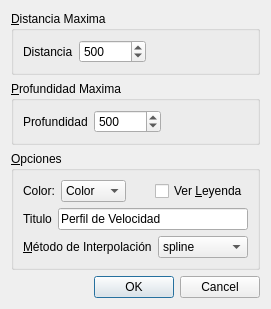
<ui version="4.0" >
 <class>ModelDialog</class>
 <widget class="QWidget" name="ModelDialog" >
  <property name="enabled" >
   <bool>true</bool>
  </property>
  <property name="geometry" >
   <rect>
    <x>0</x>
    <y>0</y>
    <width>271</width>
    <height>279</height>
   </rect>
  </property>
  <property name="windowTitle" >
   <string>Modelo de Velocidad</string>
  </property>
  <layout class="QVBoxLayout" name="verticalLayout" >
   <item>
    <widget class="QGroupBox" name="groupBox_2" >
     <property name="title" >
      <string>&amp;Distancia Maxima</string>
     </property>
     <layout class="QGridLayout" name="gridLayout_3" >
      <item row="0" column="0" >
       <widget class="QLabel" name="label_4" >
        <property name="text" >
         <string>Distancia</string>
        </property>
        <property name="buddy" >
         <cstring>zsSpinBox</cstring>
        </property>
       </widget>
      </item>
      <item row="0" column="1" >
       <widget class="QSpinBox" name="sbDistance" >
        <property name="minimum" >
         <number>10</number>
        </property>
        <property name="maximum" >
         <number>9999999</number>
        </property>
        <property name="singleStep" >
         <number>1</number>
        </property>
        <property name="value" >
         <number>500</number>
        </property>
       </widget>
      </item>
      <item row="0" column="2" >
       <spacer name="horizontalSpacer" >
        <property name="orientation" >
         <enum>Qt::Horizontal</enum>
        </property>
        <property name="sizeHint" stdset="0" >
         <size>
          <width>40</width>
          <height>20</height>
         </size>
        </property>
       </spacer>
      </item>
     </layout>
    </widget>
   </item>
   <item>
    <widget class="QGroupBox" name="groupBox_4" >
     <property name="title" >
      <string>&amp;Profundidad Maxima</string>
     </property>
     <layout class="QGridLayout" name="gridLayout_2" >
      <item row="0" column="0" >
       <widget class="QLabel" name="label_6" >
        <property name="text" >
         <string>Profundidad</string>
        </property>
        <property name="buddy" >
         <cstring>zsSpinBox</cstring>
        </property>
       </widget>
      </item>
      <item row="0" column="1" >
       <widget class="QSpinBox" name="sbDepth" >
        <property name="minimum" >
         <number>10</number>
        </property>
        <property name="maximum" >
         <number>9999999</number>
        </property>
        <property name="singleStep" >
         <number>1</number>
        </property>
        <property name="value" >
         <number>500</number>
        </property>
       </widget>
      </item>
      <item row="0" column="2" >
       <spacer name="horizontalSpacer_2" >
        <property name="orientation" >
         <enum>Qt::Horizontal</enum>
        </property>
        <property name="sizeHint" stdset="0" >
         <size>
          <width>40</width>
          <height>20</height>
         </size>
        </property>
       </spacer>
      </item>
     </layout>
    </widget>
   </item>
   <item>
    <widget class="QGroupBox" name="groupBox_3" >
     <property name="title" >
      <string>&amp;Opciones</string>
     </property>
     <layout class="QGridLayout" name="gridLayout" >
      <item row="0" column="0" >
       <layout class="QHBoxLayout" name="horizontalLayout_4" >
        <item>
         <widget class="QLabel" name="label_8" >
          <property name="text" >
           <string>Color:</string>
          </property>
         </widget>
        </item>
        <item>
         <widget class="QComboBox" name="cbColor" >
          <item>
           <property name="text" >
            <string>Color</string>
           </property>
          </item>
          <item>
           <property name="text" >
            <string>Grises</string>
           </property>
          </item>
         </widget>
        </item>
        <item>
         <spacer name="horizontalSpacer_6" >
          <property name="orientation" >
           <enum>Qt::Horizontal</enum>
          </property>
          <property name="sizeHint" stdset="0" >
           <size>
            <width>40</width>
            <height>20</height>
           </size>
          </property>
         </spacer>
        </item>
        <item>
         <widget class="QCheckBox" name="chkLeyenda" >
          <property name="text" >
           <string>Ver &amp;Leyenda</string>
          </property>
         </widget>
        </item>
       </layout>
      </item>
      <item row="1" column="0" >
       <layout class="QHBoxLayout" name="horizontalLayout_5" >
        <item>
         <widget class="QLabel" name="label_9" >
          <property name="text" >
           <string>Titulo</string>
          </property>
         </widget>
        </item>
        <item>
         <widget class="QLineEdit" name="leTitulo" >
          <property name="text" >
           <string>Perfil de Velocidad</string>
          </property>
         </widget>
        </item>
       </layout>
      </item>
      <item row="2" column="0" >
       <layout class="QHBoxLayout" name="horizontalLayout" >
        <item>
         <widget class="QLabel" name="label_10" >
          <property name="text" >
           <string>&amp;Método de Interpolación</string>
          </property>
          <property name="buddy" >
           <cstring>cbMethod</cstring>
          </property>
         </widget>
        </item>
        <item>
         <widget class="QComboBox" name="cbMethod" >
          <item>
           <property name="text" >
            <string>spline</string>
           </property>
          </item>
          <item>
           <property name="text" >
            <string>linear</string>
           </property>
          </item>
          <item>
           <property name="text" >
            <string>mono</string>
           </property>
          </item>
          <item>
           <property name="text" >
            <string>akima</string>
           </property>
          </item>
         </widget>
        </item>
       </layout>
      </item>
     </layout>
    </widget>
   </item>
   <item>
    <widget class="QDialogButtonBox" name="buttonBox" >
     <property name="standardButtons" >
      <set>QDialogButtonBox::Cancel|QDialogButtonBox::Ok</set>
     </property>
    </widget>
   </item>
  </layout>
  <zorder>groupBox_2</zorder>
  <zorder>groupBox_4</zorder>
  <zorder>groupBox_3</zorder>
  <zorder>buttonBox</zorder>
  <zorder>verticalSpacer</zorder>
 </widget>
 <resources/>
 <connections/>
</ui>
